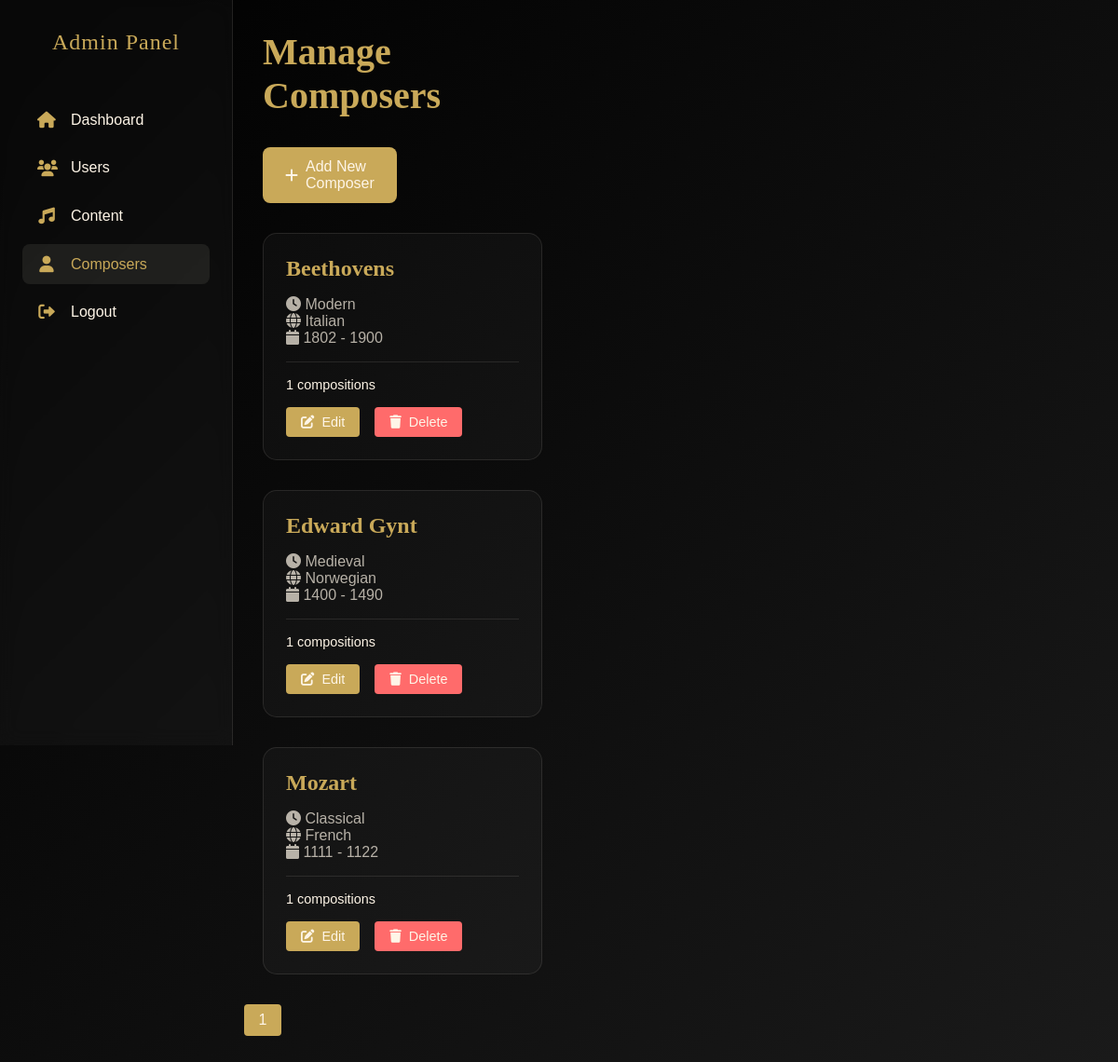
Page /admin/manage_composers.php (signed in) on the committed database.
### tables this page shows
CREATE TABLE `composers` (
  `composer_id` int(11) NOT NULL,
  `name` varchar(100) NOT NULL,
  `birth_date` date DEFAULT NULL,
  `death_date` date DEFAULT NULL,
  `nationality` varchar(100) DEFAULT NULL,
  `birth_place` varchar(100) DEFAULT NULL,
  `death_place` varchar(100) DEFAULT NULL,
  `biography` text DEFAULT NULL,
  `portrait_url` varchar(255) DEFAULT NULL,
  `era` varchar(50) DEFAULT NULL,
  `created_at` timestamp NOT NULL DEFAULT current_timestamp(),
  `updated_at` timestamp NOT NULL DEFAULT current_timestamp() ON UPDATE current_timestamp()
);

### admin/manage_composers.php (the view, shortened to what this page needs)
<?php
require_once '../includes/db.php';
$page = $_GET['page'] ?? 1;
$per_page = 10;
$offset = ($page - 1) * $per_page;
$composers_query = "
    SELECT c.*,
           COUNT(comp.composition_id) as composition_count
    FROM composers c
    LEFT JOIN compositions comp ON c.composer_id = comp.composer_id
    GROUP BY c.composer_id
    ORDER BY c.name ASC
    LIMIT ? OFFSET ?
";
$stmt = $conn->prepare($composers_query);
$stmt->bind_param("ii", $per_page, $offset);
$stmt->execute();
$composers = $stmt->get_result();
$total_composers = $conn->query("SELECT COUNT(*) as count FROM composers")->fetch_assoc()['count'];
$total_pages = ceil($total_composers / $per_page);
?>
<!DOCTYPE html>
<html lang="en">
<head>
    <link rel="stylesheet" href="https://cdnjs.cloudflare.com/ajax/libs/font-awesome/6.0.0/css/all.min.css">
</head>
<body>
    <div class="page-container">
        <?php include '../includes/components/admin_sidebar.php'; ?>
        <main class="main-content">
            <h1>Manage Composers</h1>
            <a href="add_composer.php" class="add-composer-btn">
                <i class="fas fa-plus"></i> Add New Composer
            </a>
            <div class="composers-grid">
                <?php while ($composer = $composers->fetch_assoc()): ?>
                    <div class="composer-card">
                        <h2 class="composer-name"><?php echo htmlspecialchars($composer['name']); ?></h2>
                        <div class="composer-info">
                            <p><i class="fas fa-clock"></i> <?php echo htmlspecialchars($composer['era']); ?></p>
                            <p><i class="fas fa-globe"></i> <?php echo htmlspecialchars($composer['nationality']); ?></p>
                            <p><i class="fas fa-calendar"></i>
                                <?php echo date('Y', strtotime($composer['birth_date'])); ?> -
                                <?php echo date('Y', strtotime($composer['death_date'])); ?>
                            </p>
                        </div>
                        <div class="composer-stats">
                            <span><?php echo $composer['composition_count']; ?> compositions</span>
                        </div>
                        <div class="action-buttons">
                            <button class="btn btn-edit" onclick="editComposer(<?php echo $composer['composer_id']; ?>)">
                                <i class="fas fa-edit"></i> Edit
                            </button>
                            <button class="btn btn-delete"
                                onclick="deleteComposer(<?php echo $composer['composer_id']; ?>)">
                                <i class="fas fa-trash"></i> Delete
                            </button>
                        </div>
                    </div>
                <?php endwhile; ?>
            </div>
            <div class="pagination">
                <?php for ($i = 1; $i <= $total_pages; $i++): ?>
                    <a href="?page=<?php echo $i; ?>" class="<?php echo $page == $i ? 'active' : ''; ?>">
                        <?php echo $i; ?>
                    </a>
                <?php endfor; ?>
            </div>
        </main>
    </div>
</body>
</html>

### admin/manage_composers.php (style rules this page uses)
:root { --primary: #fef5e7; --accent: #c9a959; --glass: rgba(254, 245, 231, 0.03); --border: rgba(254, 245, 231, 0.1); --glass-hover: rgba(254, 245, 231, 0.08); }
* { margin: 0; padding: 0; box-sizing: border-box; }
body { font-family: 'Futura', sans-serif; background: linear-gradient(135deg, #000000, #1a1a1a); color: var(--primary); min-height: 100vh; }
.page-container { display: grid; grid-template-columns: 250px 1fr; min-height: 100vh; }
.main-content { padding: 2rem; margin-left: 250px; width: calc(100% - 250px); }
h1 { font-size: 2.5rem; margin-bottom: 2rem; color: var(--accent); font-family: 'Didot', serif; }
.add-composer-btn { padding: 0.75rem 1.5rem; background: var(--accent); color: var(--primary); border: none; border-radius: 8px; cursor: pointer; font-size: 1rem; margin-bottom: 2rem; display: inline-flex; align-items: center; gap: 0.5rem; text-decoration: none; transition: all 0.3s ease; }
.composers-grid { display: grid; grid-template-columns: repeat(auto-fill, minmax(300px, 1fr)); gap: 2rem; }
.composer-card { background: var(--glass); border: 1px solid var(--border); border-radius: 15px; padding: 1.5rem; transition: all 0.3s ease; }
.composer-name { font-size: 1.5rem; color: var(--accent); margin-bottom: 1rem; font-family: 'Didot', serif; }
.composer-info { margin-bottom: 1rem; color: rgba(254, 245, 231, 0.7); }
.composer-stats { display: flex; justify-content: space-between; padding-top: 1rem; border-top: 1px solid var(--border); margin-top: 1rem; font-size: 0.9rem; }
.action-buttons { display: flex; gap: 1rem; margin-top: 1rem; }
.btn { padding: 0.5rem 1rem; border: none; border-radius: 4px; cursor: pointer; transition: all 0.3s ease; font-size: 0.9rem; display: inline-flex; align-items: center; gap: 0.5rem; }
.btn-edit { background: var(--accent); color: var(--primary); }
.btn-delete { background: #ff6b6b; color: var(--primary); }
.pagination { display: flex; justify-content: center; gap: 1rem; margin-top: 2rem; }
.pagination a { padding: 0.5rem 1rem; background: var(--glass); color: var(--primary); text-decoration: none; border-radius: 4px; transition: all 0.3s ease; }
.pagination a:hover, .pagination a.active { background: var(--accent); }

### rows in the picture
composers: name "Beethovens", era "Modern", nationality "Italian", birth_date "1802", death_date "1900", composition_count "1"
composers: name "Edward Gynt", era "Medieval", nationality "Norwegian", birth_date "1400", death_date "1490", composition_count "1"
composers: name "Mozart", era "Classical", nationality "French", birth_date "1111", death_date "1122", composition_count "1"
